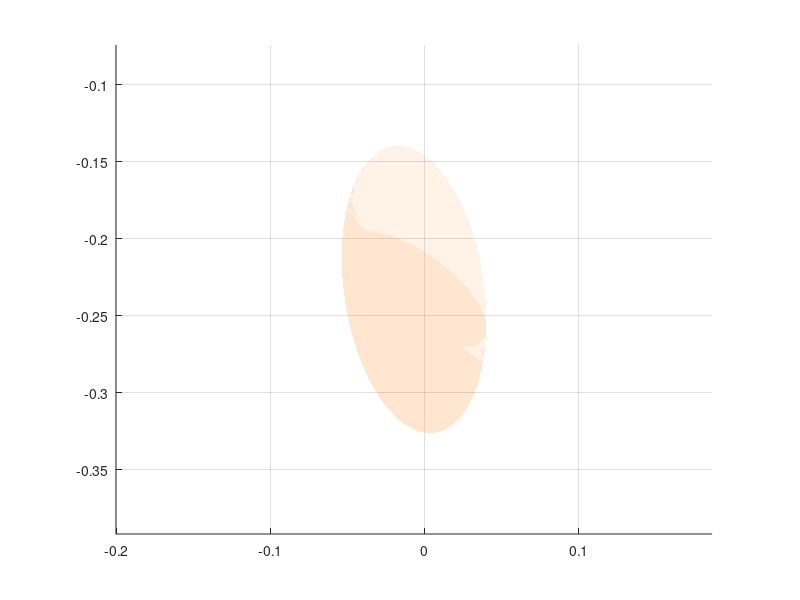

The MATLAB source for this figure: (Note: this script raises an error after producing the figure.)
%% K-means de las huellas en 3D (PCA) con los OVALOS de aceptacion (elipsoides de Mahalanobis).
%% Pegar y ejecutar en MATLAB (los datos estan incluidos). Girar con el mouse.
% Cada ovalo es la sombra en 3D de la zona T2 <= lambda*limite (calculada en 6 componentes del PCA).
clear; clc; close all;
lambda = 1.48;   % umbral (T2 <= lambda*limite_T2 = 13.56)
r = 3.6824;      % radio de Mahalanobis del ovalo = sqrt(lambda*limite_T2)
varexp = [48.7 29.2 5.2];   % varianza explicada PC1 PC2 PC3 (porcentaje)
ident_de_centro = [2 1 3];   % identidad (1..3) que le corresponde a cada centroide
Zc = [ ...
  -0.0070 -0.2329 0.0061; ...
  0.2663 0.1129 0.0030; ...
  -0.2593 0.1200 -0.0090; ...
];
C1 = [ ...
  0.000163 -0.000072 -0.000353; ...
  -0.000072 0.000644 0.000312; ...
  -0.000353 0.000312 0.001860; ...
];
C2 = [ ...
  0.000734 -0.000488 -0.002621; ...
  -0.000488 0.001108 0.001601; ...
  -0.002621 0.001601 0.011368; ...
];
C3 = [ ...
  0.000347 -0.000050 -0.000211; ...
  -0.000050 0.000525 0.000321; ...
  -0.000211 0.000321 0.001866; ...
];
Z = [ ...
  0.2493 0.1397 0.0471; ...
  0.2453 0.1510 0.0699; ...
  0.2408 0.1539 0.0769; ...
  0.2373 0.1697 0.0450; ...
  0.2291 0.1356 0.1302; ...
  0.2742 0.1337 -0.0468; ...
  0.2653 0.1487 0.0180; ...
  0.2894 0.1129 -0.0319; ...
  0.2450 0.1458 0.1032; ...
  0.2476 0.1408 0.0926; ...
  0.2584 0.1416 0.0218; ...
  0.2506 0.1371 0.1031; ...
  0.2594 0.1529 0.0351; ...
  0.2397 0.1381 0.1103; ...
  0.2909 0.1111 -0.0415; ...
  0.2476 0.1408 0.0926; ...
  0.2481 0.1375 0.0987; ...
  0.2538 0.1425 0.0370; ...
  0.2430 0.1414 0.0970; ...
  0.2382 0.1720 0.0378; ...
  0.2543 0.1490 0.0348; ...
  0.2614 0.1390 -0.0049; ...
  0.2215 0.1410 0.1520; ...
  0.2537 0.1232 0.1357; ...
  0.2533 0.1486 0.0462; ...
  -0.0001 -0.2133 0.0038; ...
  -0.0092 -0.2237 -0.0038; ...
  -0.0130 -0.2525 0.0100; ...
  -0.0037 -0.2477 -0.0215; ...
  -0.0135 -0.2424 -0.0079; ...
  -0.0108 -0.2599 0.0053; ...
  -0.0037 -0.2072 -0.0019; ...
  -0.0051 -0.2409 0.0161; ...
  -0.0113 -0.2284 0.0126; ...
  -0.0047 -0.2178 0.0158; ...
  -0.0077 -0.2384 0.0121; ...
  -0.0047 -0.2390 -0.0371; ...
  -0.0130 -0.2525 0.0100; ...
  -0.0108 -0.2590 0.0134; ...
  -0.0038 -0.2251 0.0117; ...
  -0.0034 -0.2241 0.0029; ...
  -0.0022 -0.2512 -0.0230; ...
  -0.0033 -0.2059 0.0228; ...
  -0.0110 -0.2194 -0.0191; ...
  -0.0105 -0.2597 0.0070; ...
  0.0024 -0.1996 0.0056; ...
  -0.0037 -0.2497 -0.0196; ...
  -0.0108 -0.2599 0.0053; ...
  -0.0041 -0.2404 0.0087; ...
  -0.0030 -0.2277 0.0178; ...
  -0.2742 0.1286 -0.0121; ...
  -0.2777 0.1208 -0.0287; ...
  -0.2736 0.1302 -0.0070; ...
  -0.2738 0.1227 0.0057; ...
  -0.2730 0.1132 -0.0138; ...
  -0.2725 0.1268 -0.0212; ...
  -0.2794 0.1199 -0.0360; ...
  -0.2777 0.1089 -0.0533; ...
  -0.2596 0.1228 -0.0125; ...
  -0.2723 0.1102 -0.0184; ...
  -0.2577 0.1270 -0.0080; ...
  -0.2667 0.1368 -0.0260; ...
  -0.2794 0.1199 -0.0360; ...
  -0.2604 0.1435 -0.0270; ...
  -0.2673 0.1350 0.0002; ...
  -0.2591 0.1195 -0.0099; ...
  -0.2647 0.1353 -0.0005; ...
  -0.2739 0.1302 -0.0019; ...
  -0.2574 0.1470 -0.0267; ...
  -0.2730 0.1132 -0.0138; ...
  -0.2714 0.1315 -0.0108; ...
  -0.2793 0.1117 -0.0183; ...
  -0.2736 0.1302 -0.0070; ...
  -0.2784 0.1205 -0.0297; ...
  -0.2593 0.1292 0.0094; ...
  0.2527 0.0617 0.1455; ...
  0.3098 0.0530 -0.1895; ...
  0.3103 0.0668 -0.1663; ...
  0.3118 0.0534 -0.1871; ...
  0.2560 0.0596 0.1660; ...
  0.2901 0.1161 -0.1189; ...
  0.2100 0.1244 0.1691; ...
  0.3093 0.0559 -0.1850; ...
  0.2486 0.0856 0.0832; ...
  0.2186 0.1223 0.1557; ...
  0.3128 0.0485 -0.2011; ...
  0.2993 0.0998 -0.1329; ...
  0.2975 0.1002 -0.1425; ...
  0.2521 0.0837 0.0905; ...
  0.2945 0.1073 -0.1323; ...
  0.3083 0.0682 -0.1743; ...
  0.2407 0.1815 0.0189; ...
  0.2123 0.1238 0.1636; ...
  0.2680 0.1394 -0.0046; ...
  0.2435 0.1861 0.0196; ...
  0.3109 0.0584 -0.1913; ...
  0.2200 0.1226 0.1506; ...
  0.2589 0.0490 0.1686; ...
  0.3103 0.0668 -0.1663; ...
  0.2667 0.1378 -0.0100; ...
  -0.0108 -0.2104 0.0172; ...
  -0.0117 -0.2536 0.0238; ...
  0.0085 -0.2476 0.0168; ...
  -0.0086 -0.2497 0.0232; ...
  -0.0192 -0.1663 0.0404; ...
  -0.0099 -0.2516 0.0226; ...
  0.0005 -0.1573 0.0275; ...
  -0.0050 -0.2323 -0.0360; ...
  -0.0099 -0.2120 0.0178; ...
  -0.0032 -0.2269 -0.0312; ...
  0.0047 -0.2632 -0.0463; ...
  -0.0022 -0.2272 -0.0373; ...
  0.0089 -0.2473 0.0146; ...
  -0.0083 -0.2634 0.0170; ...
  0.0024 -0.2321 0.0210; ...
  -0.0183 -0.2028 0.0202; ...
  0.0075 -0.2607 -0.0490; ...
  -0.0040 -0.2317 -0.0332; ...
  0.0036 -0.2324 0.0201; ...
  -0.0118 -0.1461 0.0427; ...
  -0.0097 -0.2609 -0.0343; ...
  -0.0114 -0.2538 -0.0266; ...
  -0.0196 -0.1595 0.0454; ...
  -0.0018 -0.1538 0.0362; ...
  -0.0041 -0.1508 0.0329; ...
  -0.2460 0.1182 -0.0039; ...
  -0.2682 0.1279 0.0283; ...
  -0.2681 0.1349 0.0225; ...
  -0.2268 0.1379 0.0189; ...
  -0.2509 0.1254 0.0034; ...
  -0.2688 0.0967 -0.0039; ...
  -0.2669 0.0860 0.0008; ...
  -0.2239 0.1407 0.0159; ...
  -0.2534 0.1122 -0.0574; ...
  -0.2515 0.0808 -0.0194; ...
  -0.2668 0.1276 0.0332; ...
  -0.2397 0.1423 0.0013; ...
  -0.2634 0.1337 -0.0048; ...
  -0.2160 0.1402 0.0182; ...
  -0.2376 0.1421 0.0156; ...
  -0.2467 0.1389 0.0019; ...
  -0.2338 0.1397 0.0135; ...
  -0.2406 0.1445 0.0140; ...
  -0.2492 0.1253 -0.0025; ...
  -0.2647 0.1322 -0.0048; ...
  -0.2686 0.0982 -0.0014; ...
  -0.2220 0.1413 0.0168; ...
  -0.2489 0.1360 -0.0027; ...
  -0.2683 0.0833 -0.0002; ...
  -0.2502 0.1332 -0.0044; ...
  0.2695 0.1435 -0.0453; ...
  0.2337 0.1063 0.0867; ...
  0.2893 0.1255 -0.0311; ...
  0.2474 0.1589 0.0062; ...
  0.2303 0.1284 0.0201; ...
  -0.0077 -0.2476 0.0387; ...
  -0.0218 -0.2169 0.0284; ...
  -0.0233 -0.2325 0.0038; ...
  -0.0031 -0.2415 -0.0061; ...
  -0.0179 -0.2363 0.0198; ...
  -0.2304 0.0917 -0.0330; ...
  -0.2364 0.0498 -0.0015; ...
  -0.2761 0.1050 -0.0385; ...
  -0.2441 0.0540 0.0017; ...
  -0.2484 0.1086 0.0663; ...
];
ident = [1 1 1 1 1 1 1 1 1 1 1 1 1 1 1 1 1 1 1 1 1 1 1 1 1 2 2 2 2 2 2 2 2 2 2 2 2 2 2 2 2 2 2 2 2 2 2 2 2 2 3 3 3 3 3 3 3 3 3 3 3 3 3 3 3 3 3 3 3 3 3 3 3 3 3 1 1 1 1 1 1 1 1 1 1 1 1 1 1 1 1 1 1 1 1 1 1 1 1 1 2 2 2 2 2 2 2 2 2 2 2 2 2 2 2 2 2 2 2 2 2 2 2 2 2 3 3 3 3 3 3 3 3 3 3 3 3 3 3 3 3 3 3 3 3 3 3 3 3 3 1 1 1 1 1 2 2 2 2 2 3 3 3 3 3];   % identidad real de cada huella
parte = [1 1 1 1 1 1 1 1 1 1 1 1 1 1 1 2 2 2 2 2 3 3 3 3 3 1 1 1 1 1 1 1 1 1 1 1 1 1 1 1 2 2 2 2 2 3 3 3 3 3 1 1 1 1 1 1 1 1 1 1 1 1 1 1 1 2 2 2 2 2 3 3 3 3 3 1 1 1 1 1 1 1 1 1 1 1 1 1 1 1 2 2 2 2 2 3 3 3 3 3 1 1 1 1 1 1 1 1 1 1 1 1 1 1 1 2 2 2 2 2 3 3 3 3 3 1 1 1 1 1 1 1 1 1 1 1 1 1 1 1 2 2 2 2 2 3 3 3 3 3 1 1 1 2 3 1 1 1 2 3 1 1 1 2 3];   % 1 entrenamiento, 2 validacion, 3 prueba
acepta = [1 1 1 1 1 1 1 1 1 1 1 1 1 1 1 1 1 1 1 1 1 1 1 1 1 1 1 1 1 1 1 1 1 1 1 1 1 1 1 1 1 1 1 1 1 1 1 1 1 1 1 1 1 1 1 1 1 1 1 1 1 1 1 1 1 1 1 1 1 1 1 1 1 1 1 1 1 1 1 1 1 1 1 1 1 1 1 1 1 1 1 1 1 1 1 1 1 0 1 1 1 1 1 1 1 1 1 1 1 1 1 1 1 1 1 1 1 1 1 1 1 1 1 0 1 1 1 1 1 1 1 1 1 1 1 1 1 1 1 1 1 1 1 1 1 1 1 1 1 1 1 1 1 1 1 1 1 1 1 1 1 0 1 1 1];   % 1 si la regla (6 componentes) la acepta
Zi = [ ...
  0.0278 -0.1474 0.0515; ...
  0.1864 -0.2202 -0.0369; ...
  0.2584 -0.0891 -0.1355; ...
  0.2414 0.1136 -0.0393; ...
  0.1478 0.1242 0.0406; ...
  0.2075 -0.2447 0.0201; ...
  0.2859 0.0853 0.0430; ...
  0.2394 -0.1968 -0.1381; ...
  0.2298 0.1075 0.1414; ...
  0.1166 -0.1943 -0.0540; ...
  0.1743 0.0105 0.1100; ...
  0.2273 0.2176 0.0327; ...
  0.1206 -0.0792 -0.1055; ...
  0.1943 0.2462 -0.0079; ...
  0.2296 0.1063 0.0589; ...
  0.2146 0.1554 0.0539; ...
  0.2871 -0.0504 0.2625; ...
  -0.1281 -0.0923 0.0970; ...
  0.1133 -0.2027 0.0001; ...
  0.0658 -0.2668 0.0154; ...
  0.2010 0.1626 0.0368; ...
  0.0580 0.1335 0.0313; ...
  0.0568 -0.1467 0.0570; ...
  0.1788 -0.0791 -0.1001; ...
  0.1616 -0.3689 -0.1023; ...
  0.2756 0.0591 -0.0851; ...
  0.0790 -0.0322 0.0539; ...
  -0.1667 0.1465 0.0465; ...
  0.1867 0.1314 0.0966; ...
  -0.3152 0.0807 -0.0121; ...
  0.0584 -0.2811 0.0277; ...
  0.0311 0.1312 -0.0223; ...
  0.0699 -0.2638 -0.0418; ...
  0.1475 -0.0393 0.0514; ...
  0.1144 -0.1777 -0.0116; ...
  0.0545 -0.3538 0.0762; ...
  0.1771 0.0421 0.1227; ...
  0.0589 -0.1090 0.0031; ...
  0.1871 0.2741 -0.0020; ...
  0.0920 -0.1358 -0.0135; ...
  0.0997 0.1876 0.0100; ...
  0.1652 0.2047 0.0036; ...
  0.1994 0.2795 -0.0040; ...
  0.2974 0.0100 0.0441; ...
  0.1467 -0.1638 -0.0957; ...
  0.3552 -0.1998 -0.2533; ...
  0.1867 0.0162 0.1930; ...
  0.0759 -0.2464 -0.0189; ...
  0.2202 -0.1271 -0.1723; ...
  0.0868 -0.0635 0.0046; ...
];
acepta_i = [0 0 0 0 0 0 0 0 0 0 0 0 0 0 0 0 0 0 0 0 0 0 0 0 0 0 0 0 0 0 0 0 0 0 0 0 0 0 0 0 0 0 0 0 0 0 0 0 0 0];   % intrusos: 1 si la regla los acepta (error)

col = [0.12 0.47 0.71; 1.00 0.50 0.05; 0.17 0.63 0.17];      % identidad 1, 2, 3 (los colores de los PCA)
rojo = [0.84 0.15 0.16];
figure('Color','w','Position',[80 60 1000 780]); hold on; grid on; axis equal;
[sx,sy,sz] = sphere(40);
for j = 1:3
    id = ident_de_centro(j);
    Cj = eval(sprintf('C%d', j));                    % covarianza del centro j en las 3 primeras componentes
    [V,D] = eig(Cj);
    P = [sx(:) sy(:) sz(:)] * (r*sqrt(D)) * V';      % esfera -> elipsoide
    X = reshape(P(:,1),size(sx)) + Zc(j,1);
    Y = reshape(P(:,2),size(sx)) + Zc(j,2);
    W = reshape(P(:,3),size(sx)) + Zc(j,3);
    surf(X,Y,W,'FaceColor',col(id,:),'FaceAlpha',0.10,'EdgeColor','none');
    mesh(X,Y,W,'EdgeColor',col(id,:),'EdgeAlpha',0.18,'FaceColor','none');
    plot3(Zc(j,1),Zc(j,2),Zc(j,3),'X','MarkerSize',18,'LineWidth',3.5,'Color',col(id,:)*0.7);
    text(Zc(j,1),Zc(j,2),Zc(j,3)+max(diag(r*sqrt(D)))*1.1,sprintf('Identidad %d',id),'FontWeight','bold','HorizontalAlignment','center');
end
marc = {'o','s','^'};                                 % entrenamiento, validacion, prueba
nomb = {'entrenamiento','validacion','prueba'};
for p = 1:3
    for id = 1:3
        k = (parte==p) & (ident==id);
        scatter3(Z(k,1),Z(k,2),Z(k,3),38,col(id,:),marc{p},'filled','MarkerEdgeColor','k','LineWidth',0.5);
    end
end
scatter3(Zi(acepta_i==0,1),Zi(acepta_i==0,2),Zi(acepta_i==0,3),55,rojo,'x','LineWidth',2);
if any(acepta_i==1)
    scatter3(Zi(acepta_i==1,1),Zi(acepta_i==1,2),Zi(acepta_i==1,3),110,[1 0.8 0],'x','LineWidth',3);
end
xlabel(sprintf('PC1 (%.1f%%)',varexp(1))); ylabel(sprintf('PC2 (%.1f%%)',varexp(2))); zlabel(sprintf('PC3 (%.1f%%)',varexp(3)));
title(sprintf('K-means de huellas en 3D: ovalos de aceptacion (Mahalanobis, lambda = %.2f)', lambda));
h = [scatter3(nan,nan,nan,38,[0.5 0.5 0.5],'o','filled','MarkerEdgeColor','k'), scatter3(nan,nan,nan,38,[0.5 0.5 0.5],'s','filled','MarkerEdgeColor','k'), ...
     scatter3(nan,nan,nan,38,[0.5 0.5 0.5],'^','filled','MarkerEdgeColor','k'), scatter3(nan,nan,nan,55,rojo,'x','LineWidth',2)];
legend(h,{'entrenamiento','validacion','prueba','intrusos (rechazados)'},'Location','northeastoutside');
view(35,22); camlight; rotate3d on;
fprintf('Huellas autorizadas: %d | intrusos: %d | intrusos aceptados por la regla: %d\n', size(Z,1), size(Zi,1), sum(acepta_i));
